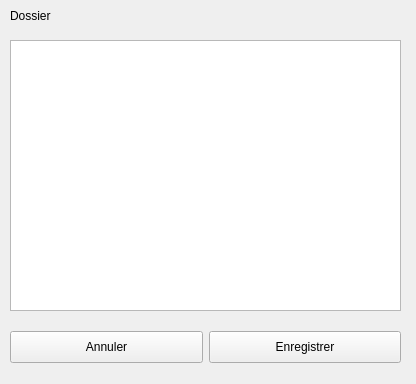
<?xml version="1.0" encoding="UTF-8"?>
<ui version="4.0">
 <class>CommentsDialog</class>
 <widget class="QWidget" name="CommentsDialog">
  <property name="geometry">
   <rect>
    <x>0</x>
    <y>0</y>
    <width>416</width>
    <height>384</height>
   </rect>
  </property>
  <property name="windowTitle">
   <string>Form</string>
  </property>
  <property name="styleSheet">
   <string notr="true"/>
  </property>
  <widget class="QPlainTextEdit" name="plainTextEdit">
   <property name="geometry">
    <rect>
     <x>10</x>
     <y>40</y>
     <width>391</width>
     <height>271</height>
    </rect>
   </property>
   <property name="styleSheet">
    <string notr="true"/>
   </property>
  </widget>
  <widget class="QWidget" name="horizontalLayoutWidget">
   <property name="geometry">
    <rect>
     <x>10</x>
     <y>0</y>
     <width>161</width>
     <height>31</height>
    </rect>
   </property>
   <layout class="QHBoxLayout" name="horizontalLayout">
    <item>
     <widget class="QLabel" name="label">
      <property name="text">
       <string>Dossier</string>
      </property>
     </widget>
    </item>
    <item>
     <widget class="QLabel" name="label_dossier">
      <property name="text">
       <string/>
      </property>
     </widget>
    </item>
   </layout>
  </widget>
  <widget class="QWidget" name="horizontalLayoutWidget_2">
   <property name="geometry">
    <rect>
     <x>10</x>
     <y>330</y>
     <width>391</width>
     <height>34</height>
    </rect>
   </property>
   <layout class="QHBoxLayout" name="horizontalLayout_2">
    <item>
     <widget class="QPushButton" name="pushButton_quit">
      <property name="minimumSize">
       <size>
        <width>0</width>
        <height>32</height>
       </size>
      </property>
      <property name="text">
       <string>Annuler</string>
      </property>
     </widget>
    </item>
    <item>
     <widget class="QPushButton" name="pushButton_save">
      <property name="minimumSize">
       <size>
        <width>0</width>
        <height>32</height>
       </size>
      </property>
      <property name="text">
       <string>Enregistrer</string>
      </property>
     </widget>
    </item>
   </layout>
  </widget>
 </widget>
 <resources/>
 <connections/>
</ui>
